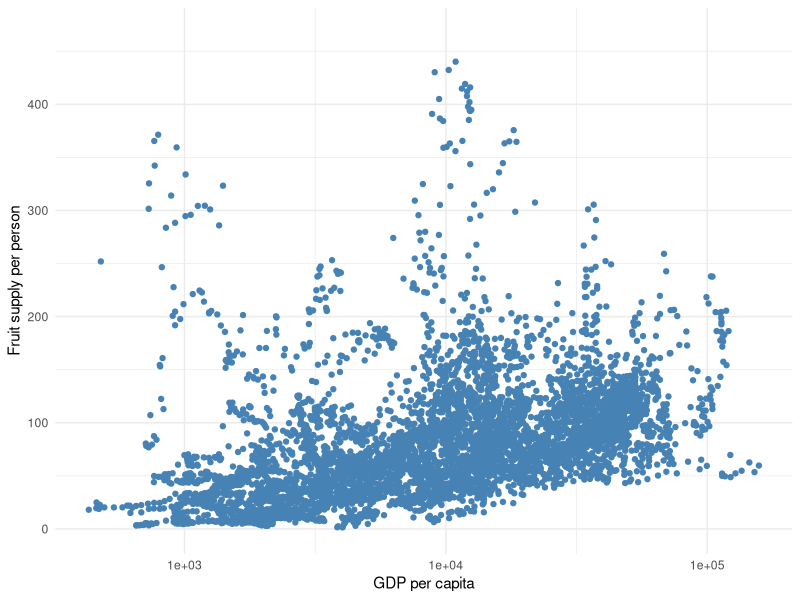
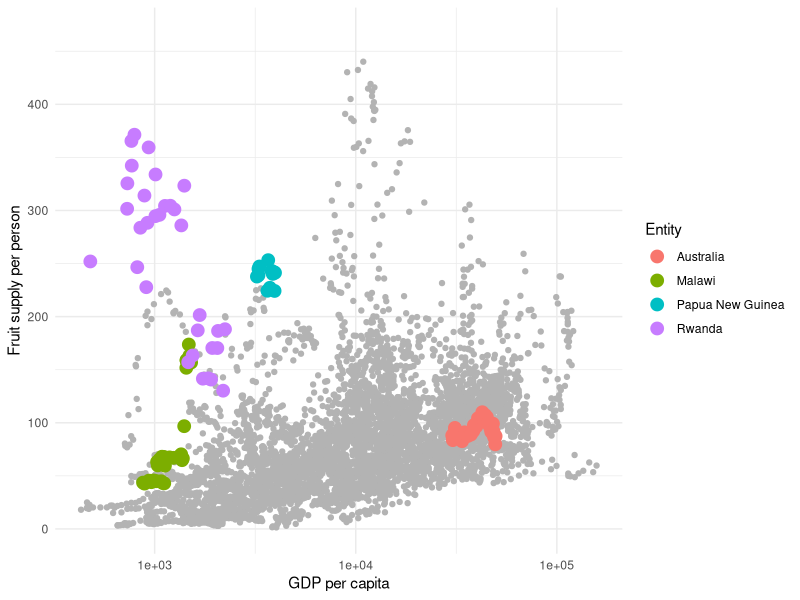
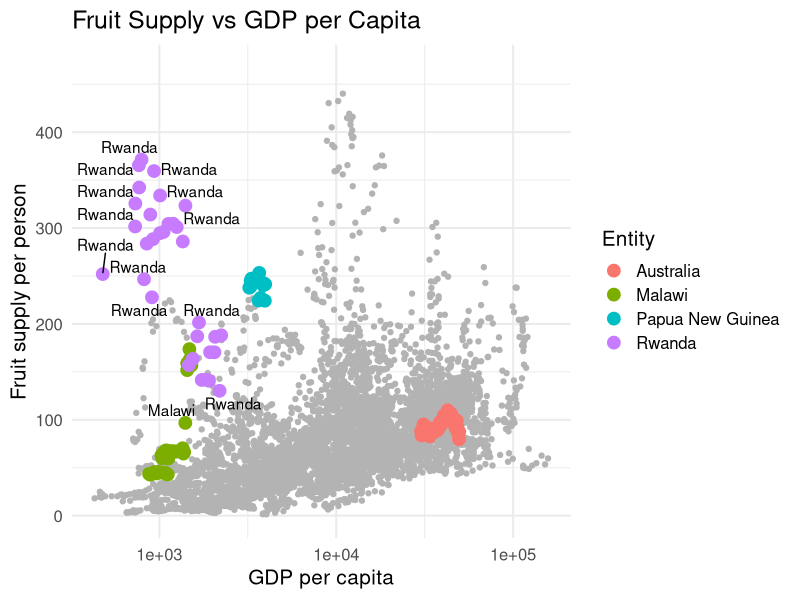
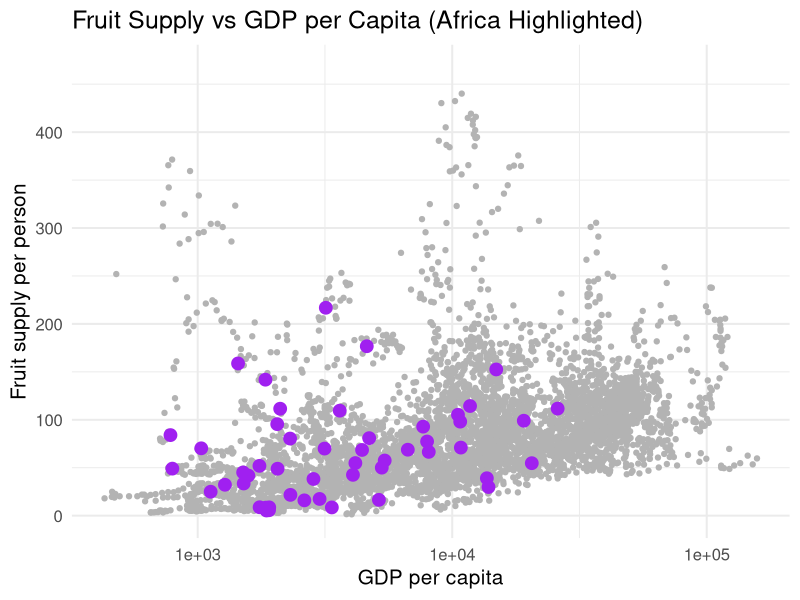

These figures' R source, in order:
## ---- chunk 1
library(ggplot2)
library(dplyr)
library(ggrepel)
library(tidyverse)
library(ggthemes)
library(readr)
library(knitr)
## ---- chunk 2
data <- read.csv('W05-Data.csv')
## ---- chunk 3

colnames(data) <- c("Entity", "Code", "Year", "Fruit_supply_kg", "GDP_per_capita", "Continent")

ggplot(data, aes(x = GDP_per_capita, y = Fruit_supply_kg)) +
  geom_point(color = "steelblue") +
  scale_x_log10() +  
  labs(x = "GDP per capita", y = "Fruit supply per person") +
  theme_minimal()

highlight_countries <- c("Rwanda", "Papua New Guinea", "Australia", "Malawi")

ggplot(data, aes(x = GDP_per_capita, y = Fruit_supply_kg)) +
  geom_point(color = "grey70") +
  geom_point(data = filter(data, Entity %in% highlight_countries), aes(color = Entity), size = 4) +
  scale_x_log10() +
  labs(x = "GDP per capita", y = "Fruit supply per person") +
  theme_minimal()

ggplot(data, aes(x = GDP_per_capita, y = Fruit_supply_kg)) +
  geom_point(color = "grey70") +
  geom_point(data = filter(data, Entity %in% highlight_countries), aes(color = Entity), size = 4) +
  geom_text_repel(data = filter(data, Entity %in% highlight_countries), aes(label = Entity)) +
  scale_x_log10() +
  labs(title = "Fruit Supply vs GDP per Capita",
       x = "GDP per capita", 
       y = "Fruit supply per person") +
  theme_minimal(base_size = 15)

ggplot(data, aes(x = GDP_per_capita, y = Fruit_supply_kg)) +
  geom_point(color = "grey70") +
  geom_point(data = filter(data, Continent == "Africa"), color = "purple", size = 4) +
  scale_x_log10() +
  labs(title = "Fruit Supply vs GDP per Capita (Africa Highlighted)",
       x = "GDP per capita", 
       y = "Fruit supply per person") +
  theme_minimal(base_size = 15)
